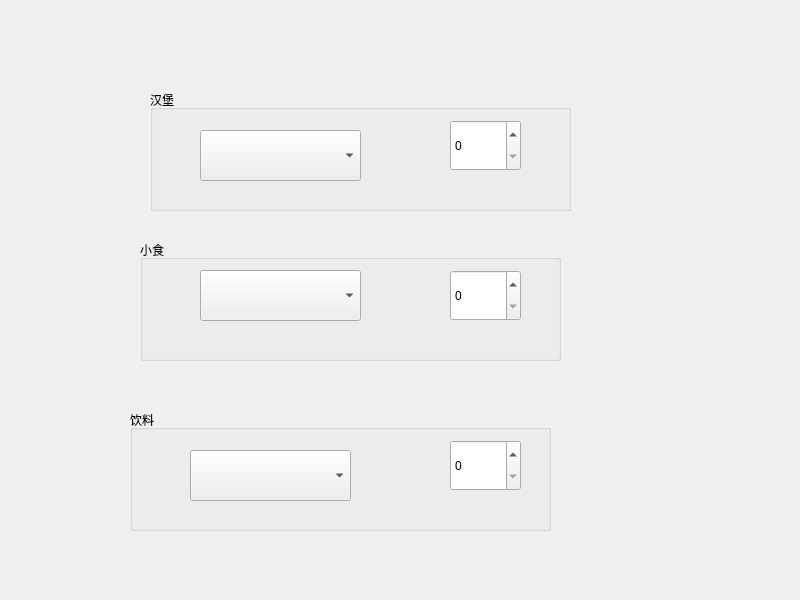
<?xml version="1.0" encoding="UTF-8"?>
<ui version="4.0">
 <class>Widget</class>
 <widget class="QWidget" name="Widget">
  <property name="geometry">
   <rect>
    <x>0</x>
    <y>0</y>
    <width>800</width>
    <height>600</height>
   </rect>
  </property>
  <property name="windowTitle">
   <string>Widget</string>
  </property>
  <widget class="QGroupBox" name="groupBox">
   <property name="geometry">
    <rect>
     <x>150</x>
     <y>90</y>
     <width>421</width>
     <height>121</height>
    </rect>
   </property>
   <property name="title">
    <string>汉堡</string>
   </property>
   <widget class="QSpinBox" name="spinBox">
    <property name="geometry">
     <rect>
      <x>300</x>
      <y>30</y>
      <width>71</width>
      <height>51</height>
     </rect>
    </property>
   </widget>
   <widget class="QComboBox" name="comboBox">
    <property name="geometry">
     <rect>
      <x>50</x>
      <y>40</y>
      <width>161</width>
      <height>51</height>
     </rect>
    </property>
   </widget>
  </widget>
  <widget class="QGroupBox" name="groupBox_2">
   <property name="geometry">
    <rect>
     <x>140</x>
     <y>240</y>
     <width>421</width>
     <height>121</height>
    </rect>
   </property>
   <property name="title">
    <string>小食</string>
   </property>
   <widget class="QSpinBox" name="spinBox_2">
    <property name="geometry">
     <rect>
      <x>310</x>
      <y>30</y>
      <width>71</width>
      <height>51</height>
     </rect>
    </property>
   </widget>
   <widget class="QComboBox" name="comboBox_2">
    <property name="geometry">
     <rect>
      <x>60</x>
      <y>30</y>
      <width>161</width>
      <height>51</height>
     </rect>
    </property>
   </widget>
  </widget>
  <widget class="QGroupBox" name="groupBox_3">
   <property name="geometry">
    <rect>
     <x>130</x>
     <y>410</y>
     <width>421</width>
     <height>121</height>
    </rect>
   </property>
   <property name="title">
    <string>饮料</string>
   </property>
   <widget class="QSpinBox" name="spinBox_3">
    <property name="geometry">
     <rect>
      <x>320</x>
      <y>30</y>
      <width>71</width>
      <height>51</height>
     </rect>
    </property>
   </widget>
   <widget class="QComboBox" name="comboBox_3">
    <property name="geometry">
     <rect>
      <x>60</x>
      <y>40</y>
      <width>161</width>
      <height>51</height>
     </rect>
    </property>
   </widget>
  </widget>
 </widget>
 <resources/>
 <connections/>
</ui>
